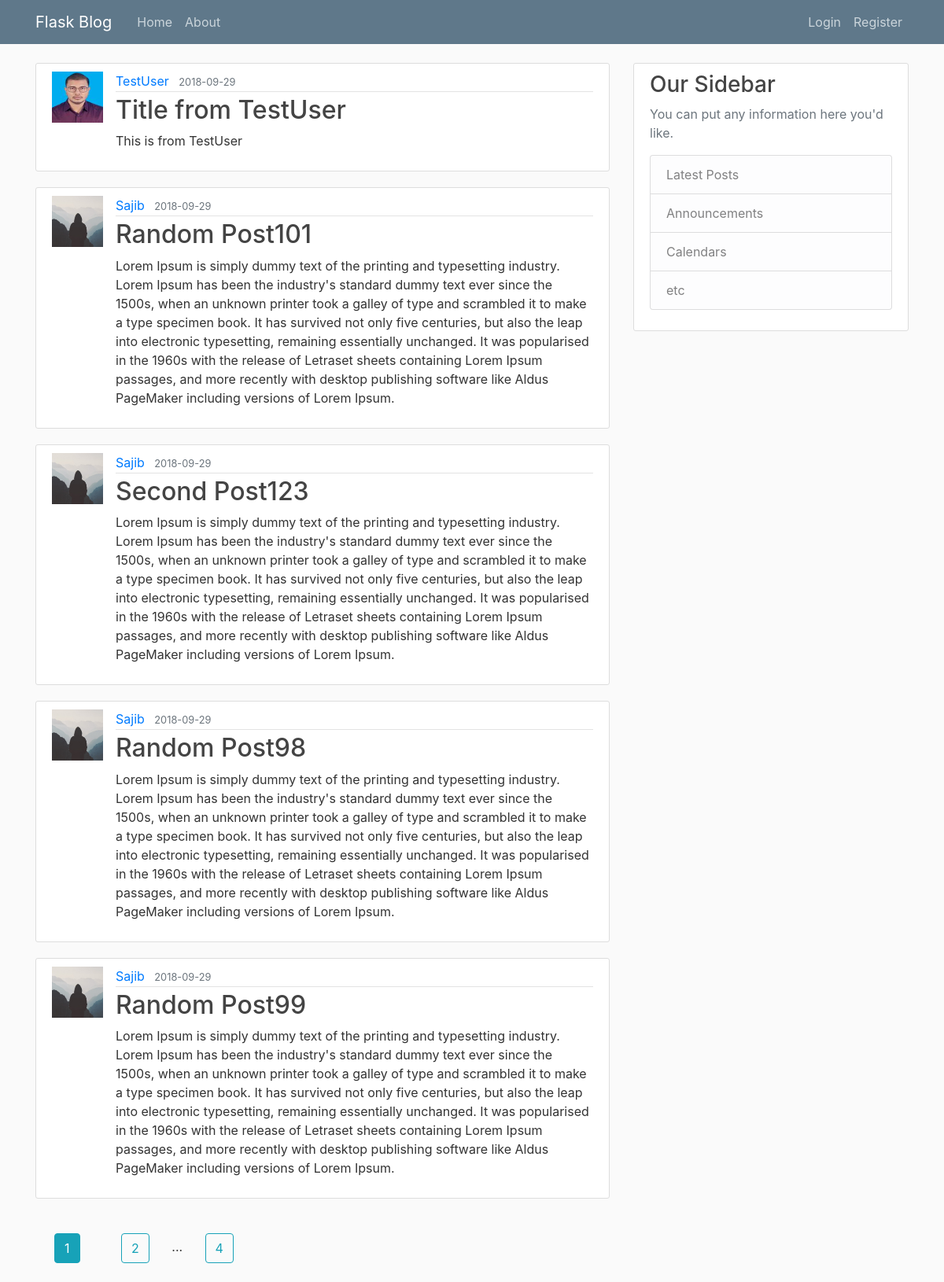
Page /home on the earlier database version.
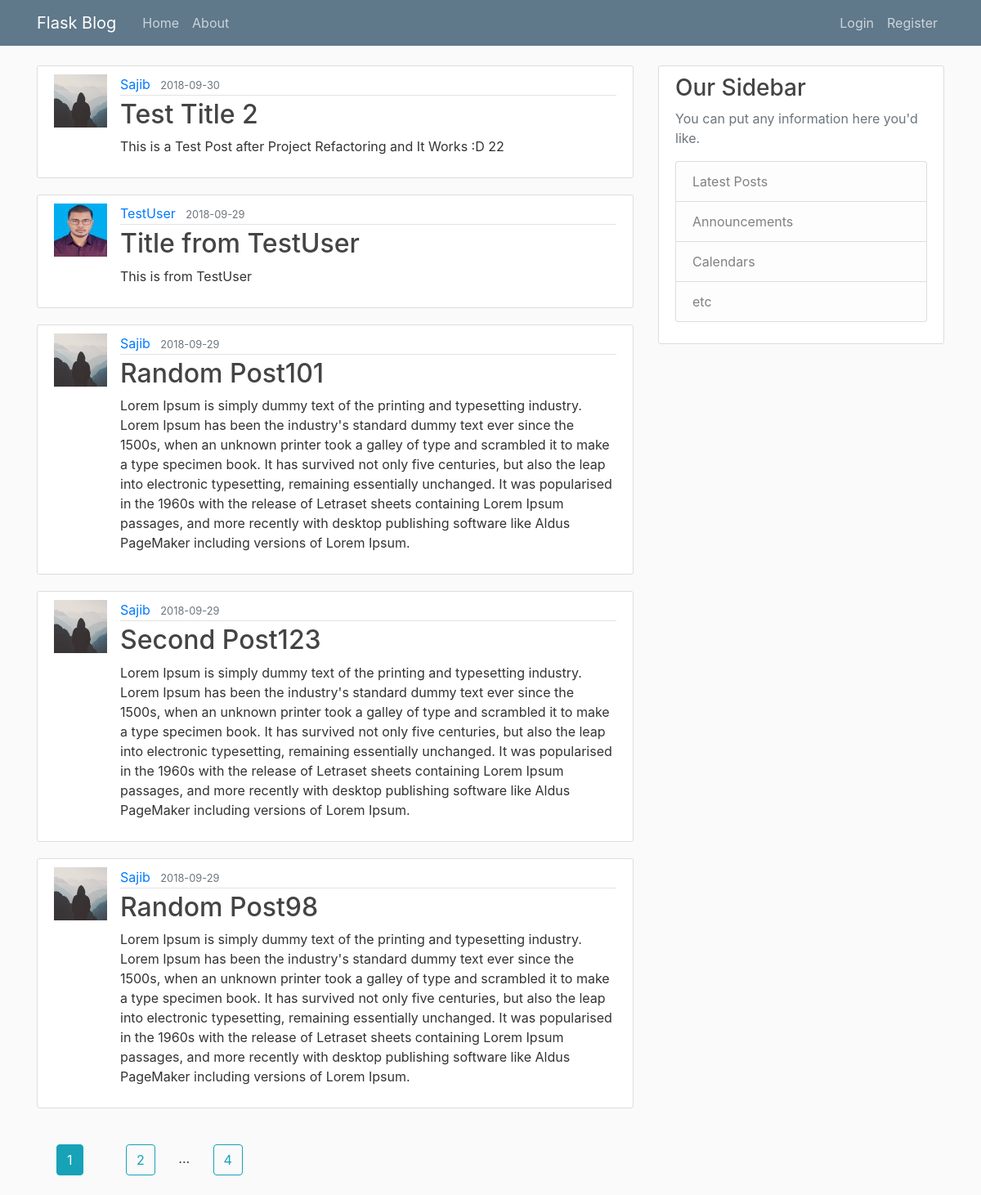
Same page on the later database version.
### Demoapp/models.py (models this page shows, shortened)
class Post(db.Model):
    id = db.Column(db.Integer,primary_key=True)
    title = db.Column(db.String(100),nullable=False)
    date_posted = db.Column(db.DateTime,nullable=False,default=datetime.utcnow)
    content = db.Column(db.Text,nullable=False)
    user_id = db.Column(db.Integer,db.ForeignKey('user.id'),nullable=False)

class User(db.Model,UserMixin):
    id = db.Column(db.Integer,primary_key=True)
    username = db.Column(db.String(20),unique=True,nullable=False)
    email = db.Column(db.String(120),unique=True,nullable=False)
    image_file = db.Column(db.String(20),nullable=False,default='default.jpg')
    password = db.Column(db.String(60),nullable=False)
    post = db.relationship('Post',backref='author',lazy=True)

### Demoapp/main/routes.py (the view)
@main.route('/')
@main.route('/home')
def home():
    page = request.args.get('page',1,type=int)
    posts = Post.query.order_by(Post.date_posted.desc()).paginate(page=page,per_page=5)
    return render_template('home.html',posts=posts)

### Demoapp/templates/home.html
{% extends "base.html" %}
{% block content %}
  {% if posts %}
    {% for post in posts.items %}
      <article class="media content-section">
        <img class="img-rounded article-img" src="{{ url_for('static',filename="profile_pics/" + post.author.image_file) }}" />
        <div class="media-body">
            <div class="article-metadata">
              <a class="mr-2" href="{{url_for('posts.user_posts',username=post.author.username)}}">{{ post.author.username }}</a>
              <small class="text-muted">{{ post.date_posted.strftime('%Y-%m-%d') }}</small>
            </div>
            <h2><a class="article-title" href="{{url_for('posts.detail_post',post_id=post.id)}}">{{ post.title }}</a></h2>
            <p class="article-content">{{ post.content }}</p>
        </div>
      </article>
    {% endfor %}
    {% for page_num in posts.iter_pages(left_edge=1,right_edge=1,left_current=1,right_current=2) %}
      {% if page_num %}
        {% if posts.page==page_num %}
          <a class="btn btn-info m-4" href="{{url_for('main.home',page=page_num)}}">{{page_num}}</a>
        {% else %}
          <a class="btn btn-outline-info m-4" href="{{url_for('main.home',page=page_num)}}">{{page_num}}</a>
        {% endif %}
      {% else %}
        ...
      {% endif %}
    {% endfor %}
  {% endif %}
{% endblock %}

### Demoapp/templates/base.html (shortened to what this page needs)
<!DOCTYPE html>
<html lang="en" dir="ltr">
  <head>
    <link rel="stylesheet" href="https://stackpath.bootstrapcdn.com/bootstrap/4.1.3/css/bootstrap.min.css">
    <link rel="stylesheet" type="text/css" href="{{ url_for('static',filename='main.css') }}" />
  </head>
  <body>
    {% include 'snippets/navbar.html' %}
    <main role="main" class="container">
      <div class="row">
        <div class="col-md-8">
          {% block content %}{% endblock %}
        </div>
        <div class="col-md-4">
          <div class="content-section">
            <h3>Our Sidebar</h3>
            <p class='text-muted'>You can put any information here you'd like.
              <ul class="list-group">
                <li class="list-group-item list-group-item-light">Latest Posts</li>
                <li class="list-group-item list-group-item-light">Announcements</li>
                <li class="list-group-item list-group-item-light">Calendars</li>
                <li class="list-group-item list-group-item-light">etc</li>
              </ul>
            </p>
          </div>
        </div>
      </div>
   </main>
  </body>
</html>

### Demoapp/templates/snippets/navbar.html (shortened to what this page needs)
<header class="site-header">
  <nav class="navbar navbar-expand-md navbar-dark bg-steel fixed-top">
    <div class="container">
      <a class="navbar-brand mr-4" href="/">Flask Blog</a>
      <div class="collapse navbar-collapse" id="navbarToggle">
        <div class="navbar-nav mr-auto">
          <a class="nav-item nav-link" href="{{url_for('main.home')}}">Home</a>
          <a class="nav-item nav-link" href="{{url_for('main.about')}}">About</a>
        </div>
        <div class="navbar-nav">
          {% if current_user.is_authenticated %}
            <a class="nav-item nav-link" href="{{url_for('posts.new_post')}}">New Post</a>
            <a class="nav-item nav-link" href="{{url_for('users.account')}}">Account</a>
            <a class="nav-item nav-link" href="{{url_for('users.logout')}}">Logut</a>
          {% else %}
            <a class="nav-item nav-link" href="{{url_for('users.login')}}">Login</a>
            <a class="nav-item nav-link" href="{{url_for('users.register')}}">Register</a>
          {% endif %}
        </div>
      </div>
    </div>
  </nav>
</header>

### Demoapp/static/main.css (style rules this page uses)
body { background: #fafafa; color: #333333; margin-top: 5rem; }
h1, h2, h3, h4, h5, h6 { color: #444444; }
.bg-steel { background-color: #5f788a; }
.site-header .navbar-nav .nav-link { color: #cbd5db; }
.content-section { background: #ffffff; padding: 10px 20px; border: 1px solid #dddddd; border-radius: 3px; margin-bottom: 20px; }
.article-title { color: #444444; }
.article-content { white-space: pre-line; }
.article-img { height: 65px; width: 65px; margin-right: 16px; }
.article-metadata { padding-bottom: 1px; margin-bottom: 4px; border-bottom: 1px solid #e3e3e3 }

Differences in the rows shown:
no longer on this page (row unchanged): Post: image_file (placeholder picture), author.username "Sajib", date_posted "2018-09-29", title "Random Post99", content "Lorem Ipsum is simply dummy text of the printing and typesetting industry. Lorem Ipsum has been the industry's standard dummy text ever since the 1500s, when an unknown printer took a galley of type and scrambled it to make a type specimen book. It has survived not only five centuries, but also the leap into electronic typesetting, remaining essentially unchanged. It was popularised in the 1960s with the release of Letraset sheets containing Lorem Ipsum passages, and more recently with desktop publishing software like Aldus PageMaker including versions of Lorem Ipsum."
added Post: image_file (placeholder picture), author.username "Sajib", date_posted "2018-09-30", title "Test Title 2", content "This is a Test Post after Project Refactoring and It Works :D 22"
